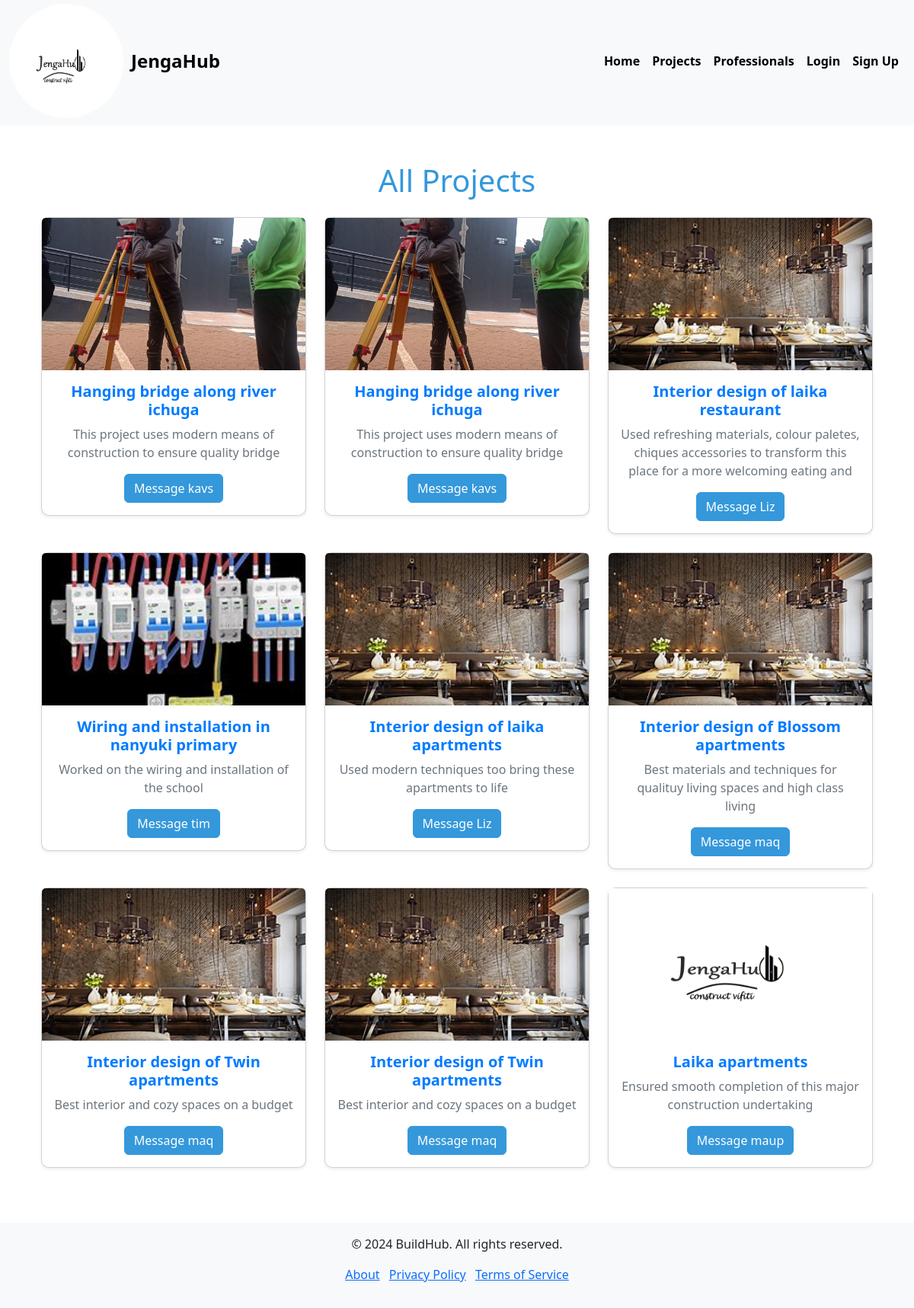
Page /jengahub/all_projects/ on the committed database.
### jengaHubApp/models.py (models this page shows, shortened)
class Project(models.Model):
    professional = models.ForeignKey(Professional, on_delete=models.CASCADE, related_name='projects')
    title = models.CharField(max_length=255)
    description = models.TextField()
    image = models.ImageField(upload_to='projects/',default='default.png')
    created_at = models.DateTimeField(auto_now_add=True)

class Professional(models.Model):
    user = models.OneToOneField(User, on_delete=models.CASCADE)
    bio = models.TextField()
    profile_image = models.ImageField(upload_to='profiles/',default='default.png')
    profession = models.CharField(max_length=100)
    contact_info = models.CharField(max_length=255)

### jengaHubApp/views.py (the view)
# urls.py: path('all_projects/', views.all_projects, name='all_projects'),
def all_projects(request):
    projects = Project.objects.all()
    return render(request, 'jengaHubApp/all_projects.html', {'projects': projects})

### jengaHubApp/templates/jengaHubApp/all_projects.html (shortened to what this page needs)
{% extends 'base.html' %}
{% block content %}
<div class="container my-5">
    <h1 class="text-center mb-4" style="color: #3498db;">All Projects</h1>
    <div class="row">
        {% for project in projects %}
            <div class="col-lg-4 col-md-6 col-sm-12 mb-4">
                <div class="card shadow-sm">
                    <img src="{{ project.image.url }}" class="card-img-top" alt="Image for {{ project.title }}">
                    <div class="card-body text-center">
                        <h5 class="card-title">{{ project.title }}</h5>
                        <p class="card-text">{{ project.description|truncatewords:20 }}</p>
                        <a href="{% url 'jengaHubApp:send_message' project.professional.id %}" class="btn btn-primary">Message {{ project.professional.user.username }}</a>
                    </div>
                </div>
            </div>
        {% empty %}
            <div class="col-12">
                <p class="text-center text-muted">No projects available.</p>
            </div>
        {% endfor %}
    </div>
</div>
{% endblock %}

### templates/base.html (shortened to what this page needs)
<!DOCTYPE html>
<html lang="en">
<head>
    {% load static %}
<head>
    <link href="https://cdn.jsdelivr.net/npm/bootstrap@5.3.0-alpha1/dist/css/bootstrap.min.css" rel="stylesheet">
    <link rel="stylesheet" href="{% static 'css/styles.css' %}">
</head>
<body>
    <header>
        <nav class="navbar navbar-expand-lg navbar-light bg-light"style="padding-top: 0px; padding-bottom: 5px;" >
            <div class="container-fluid"  style="padding-top: 0px; padding-bottom: 0px;margin-bottom: 0px;">
                <a class="navbar-brand d-flex align-items-center" href="{% url 'jengaHubApp:home' %}">
                    <img src="{% static 'jengaHubApp/images/buildhub2.png' %}"
                         class="rounded-circle"
                         alt="BuildHub Logo"
                         style="width: 150px; height: 150px; margin-right: 10px; margin-top: 0px">
                    <span style="font-size: 24px; font-weight: bold;">JengaHub</span>
                </a>
                <div class="collapse navbar-collapse" id="navbarNav" style="font-weight: bold;"  >
                    <ul class="navbar-nav ms-auto">
                        <li class="nav-item"><a class="nav-link" href="{% url 'jengaHubApp:home' %}" style="color: black;"
                            onmouseover="this.style.color='blue';"
                            onmouseout="this.style.color='black';" >Home</a></li>
                        <li class="nav-item"><a class="nav-link" href="{% url 'jengaHubApp:all_projects' %}" style="color: black;"
                            onmouseover="this.style.color='blue';"
                            onmouseout="this.style.color='black';" >Projects</a></li>
                        <li class="nav-item"><a class="nav-link" href="{% url 'jengaHubApp:professionals' %}"style="color: black;"
                            onmouseover="this.style.color='blue';"
                            onmouseout="this.style.color='black';" >Professionals</a></li>
                        {% if user.is_authenticated %}
                            <li class="nav-item"><a class="nav-link" href="{% url 'jengaHubApp:professional_dashboard' %}" style="color: black;"
                                onmouseover="this.style.color='blue';"
                                onmouseout="this.style.color='black';">Profile</a></li>
                            <li class="nav-item"><a class="nav-link" href="{% url 'jengaHubApp:logout' %}"style="color: black;"
                                onmouseover="this.style.color='blue';"
                                onmouseout="this.style.color='black';" >Logout</a></li>
                        {% else %}
                            <li class="nav-item"><a class="nav-link" href="{% url 'jengaHubApp:login' %}" style="color: black;"
                                onmouseover="this.style.color='blue';"
                                onmouseout="this.style.color='black';">Login</a></li>
                            <li class="nav-item"><a class="nav-link" href="{% url 'jengaHubApp:signup' %}" style="color: black;"
                                onmouseover="this.style.color='blue';"
                                onmouseout="this.style.color='black';">Sign Up</a></li>
                        {% endif %}
                    </ul>
                </div>
            </div>
        </nav>
    </header>
    <main class="container my-5">
        {% block content %}{% endblock %}
    </main>
    <footer class="bg-light text-center py-3">
        <div class="container">
            <p>&copy; 2024 BuildHub. All rights reserved.</p>
            <ul class="list-inline">
                <li class="list-inline-item"><a href="{% url 'jengaHubApp:about' %}">About</a></li>
                <li class="list-inline-item"><a href="{% url 'jengaHubApp:privacy' %}">Privacy Policy</a></li>
                <li class="list-inline-item"><a href="{% url 'jengaHubApp:terms' %}">Terms of Service</a></li>
            </ul>
        </div>
    </footer>
</body>
</html>

### jengaHubApp/static/css/styles.css (style rules this page uses)
.container { padding-top: 0px; }
.card { border-radius: 10px; transition: transform 0.5s ease-in-out, box-shadow 0.5s ease-in-out; }
.card-img-top { object-fit: cover; height: 200px; }
.card-title { font-weight: 600; color: #007bff; }
.card-text { color: #6c757d; }
.card-text { max-height: 4.5em; overflow: hidden; transition: max-height 0.3s ease; }
.card { transition: transform 0.3s ease, box-shadow 0.3s ease; }
.btn-primary { background-color: #3498db; border-color: #3498db; }
.nav-link { color: #ffffff; transition: color 0.3s ease; }

### rows in the picture
Project: image (picture), title "Hanging bridge along river ichuga", description "This project uses modern means of construction to ensure quality bridge", professional.user.username "kavs"
Project: image (picture), title "Hanging bridge along river ichuga", description "This project uses modern means of construction to ensure quality bridge", professional.user.username "kavs"
Project: image (picture), title "Interior design of laika restaurant", description "Used refreshing materials, colour paletes, chiques accessories to transform this place for a more welcoming eating and…", professional.user.username "Liz"
Project: image (picture), title "Wiring and installation in nanyuki primary", description "Worked on the wiring and installation of the school", professional.user.username "tim"
Project: image (picture), title "Interior design of laika apartments", description "Used modern techniques too bring these apartments to life", professional.user.username "Liz"
Project: image (picture), title "Interior design of Blossom apartments", description "Best materials and techniques for qualituy living spaces and high class living", professional.user.username "maq"
Project: image (picture), title "Interior design of Twin apartments", description "Best interior and cozy spaces on a budget", professional.user.username "maq"
Project: image (picture), title "Interior design of Twin apartments", description "Best interior and cozy spaces on a budget", professional.user.username "maq"
Project: image (picture), title "Laika apartments", description "Ensured smooth completion of this major construction undertaking", professional.user.username "maup"
